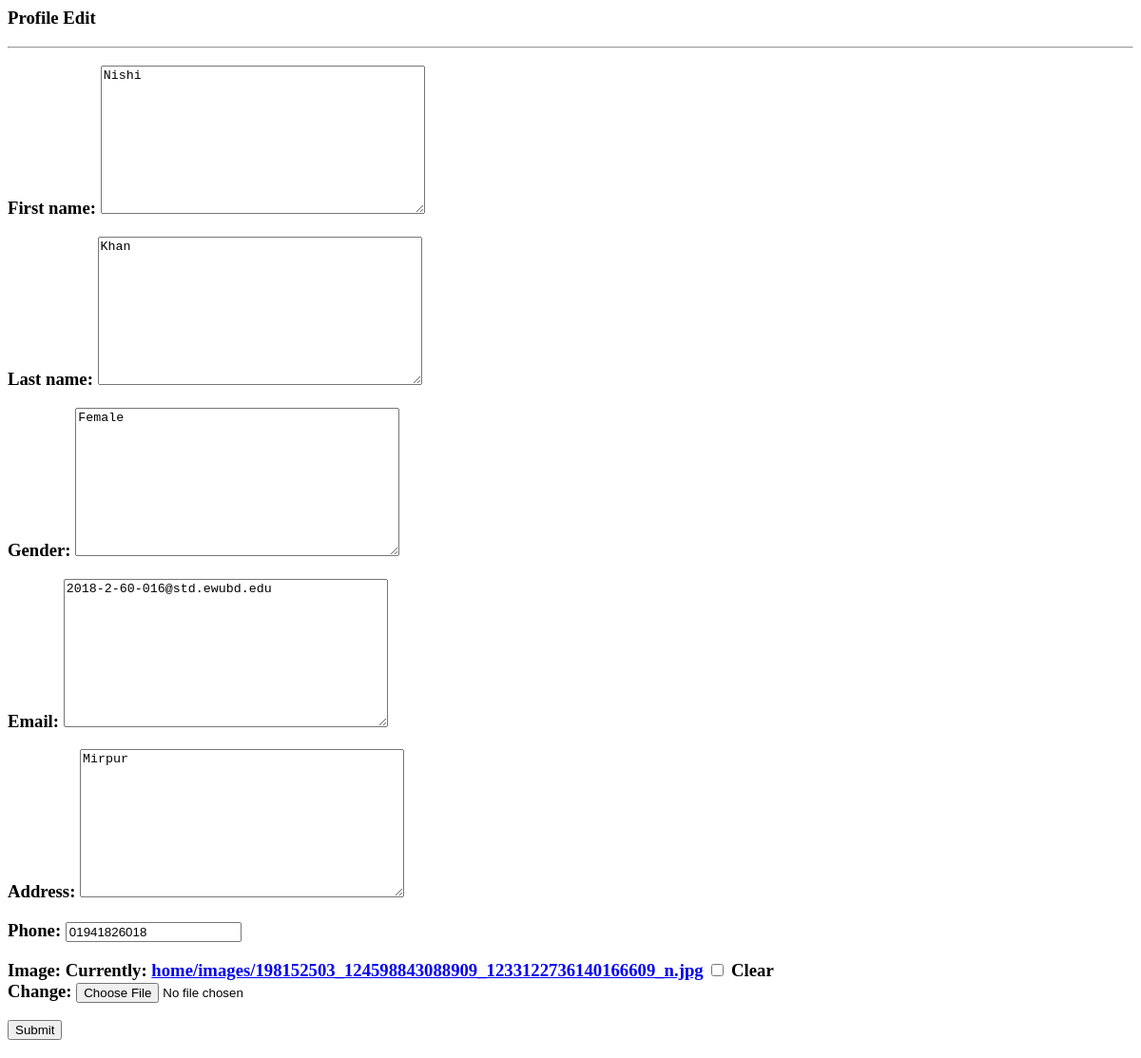
The page /4/edi (signed in) on the database as committed earlier.
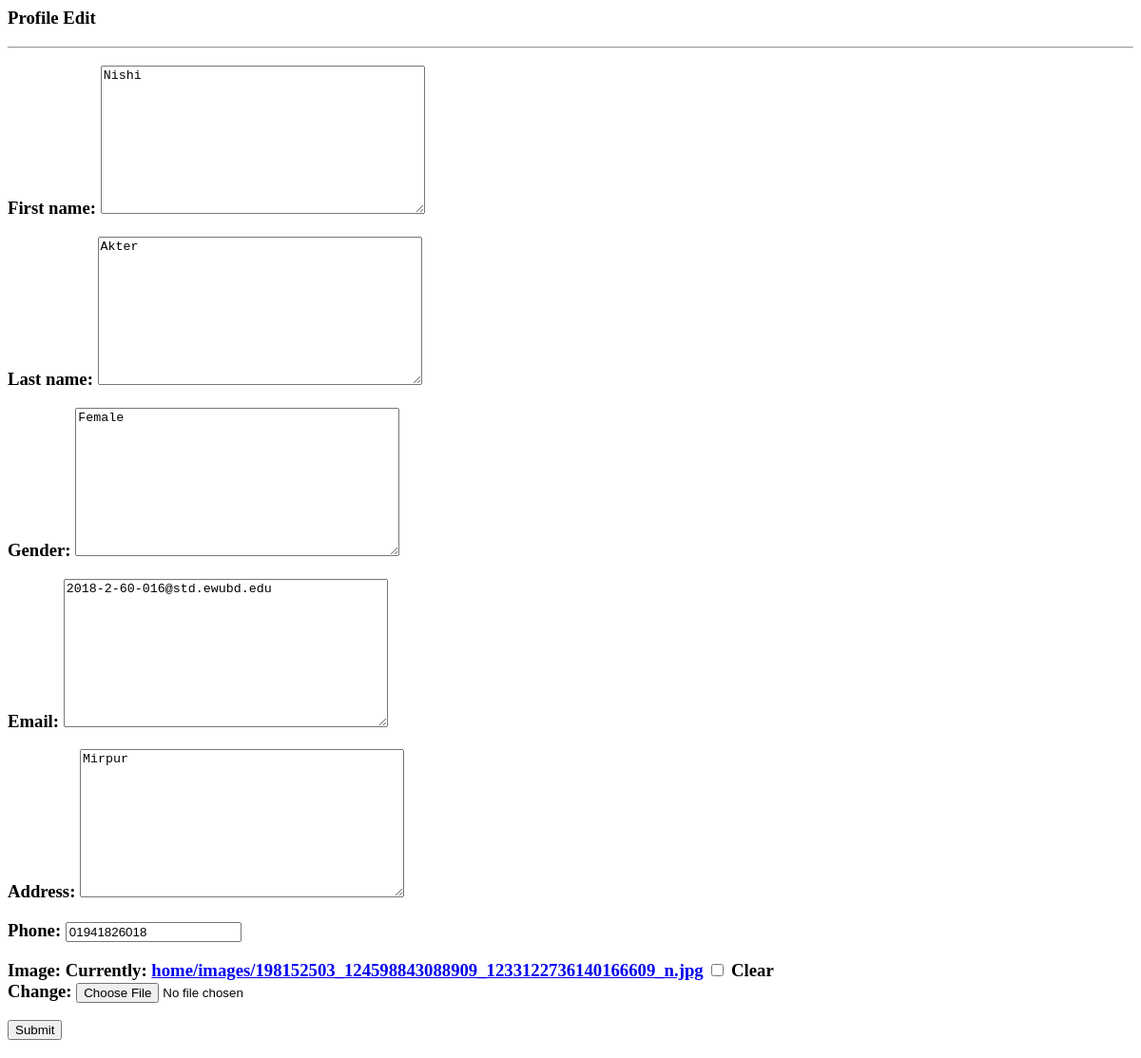
The same page on the database as committed later.
### home/models.py (models this page shows, shortened)
class Profile(models.Model):
    user = models.OneToOneField(User, null=True, on_delete=models.CASCADE)
    first_name=models.TextField(max_length=1000, null=True, blank=True)
    last_name=models.TextField(max_length=1000, null=True, blank=True)
    gender=models.TextField(max_length=1000, null=True, blank=True)
    email=models.TextField(max_length=1000, null=True, blank=True)
    address = models.TextField(max_length=1000, null=True, blank=True)
    phone = models.CharField(max_length=255, null=True, blank=True)
    image=models.ImageField(upload_to="home/images", default="",null=True, blank=True)

### home/views.py (the view)
# urls.py: path("<int:id>/edi",views.edit_pro, name='edit_pro'),
def edit_pro (request,id):
        if request.user.is_authenticated:
            if request.method=='POST':
                pi=Profile.objects.get(pk=id)
                fm=ProfileForm(request.POST, request.FILES,instance=pi)
                if fm.is_valid:
                    fm.save()
                    return redirect('profile')
            else:
                pi=Profile.objects.get(pk=id)
                fm=ProfileForm(instance=pi)
            return render(request,'profile_form.html',{'form':fm})
        else:
            return HttpResponse("Please Login First")

### home/form.py
class ProfileForm(ModelForm):
    class Meta:
        model = Profile
        fields= '__all__'
        exclude=['user']

### template/profile_form.html (shortened to what this page needs)
<h3>Profile Edit<h3>
    <hr>
    <form action="" method="post" enctype="multipart/form-data">
        {{form.as_p}}
        <input type="submit">
    </form>

Rows that differ between the two databases and show on the page:
changed Profile "Nishi": last_name "Khan" → "Akter"
